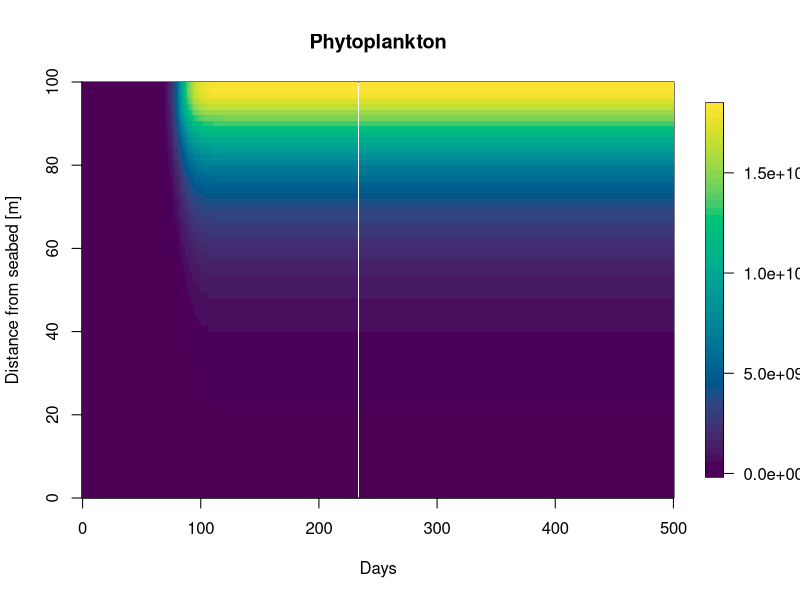
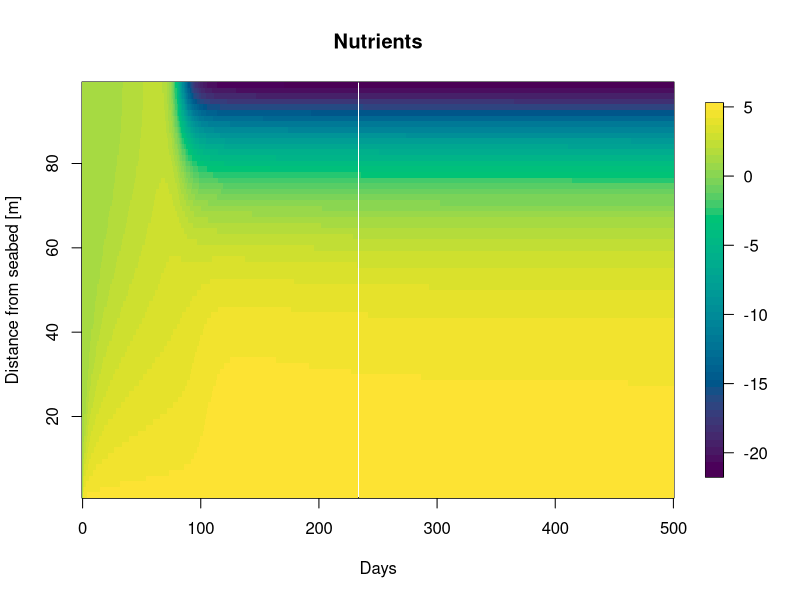
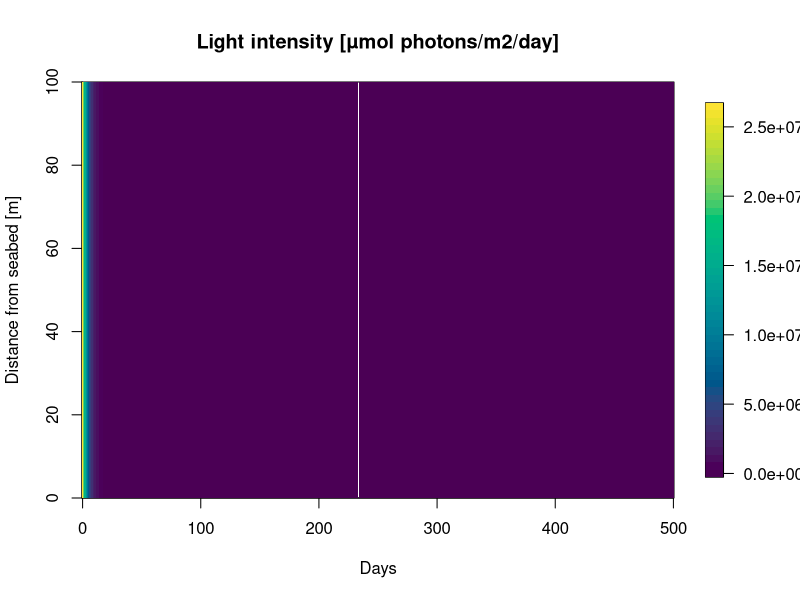
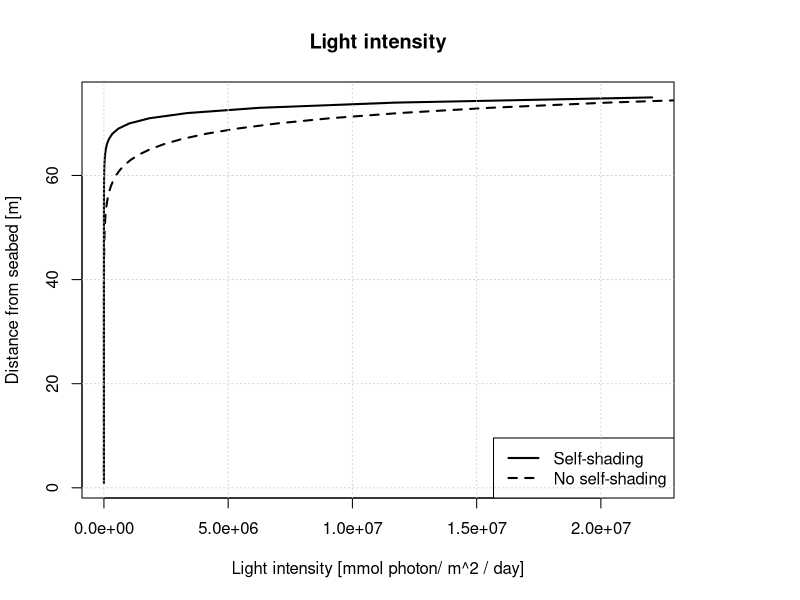
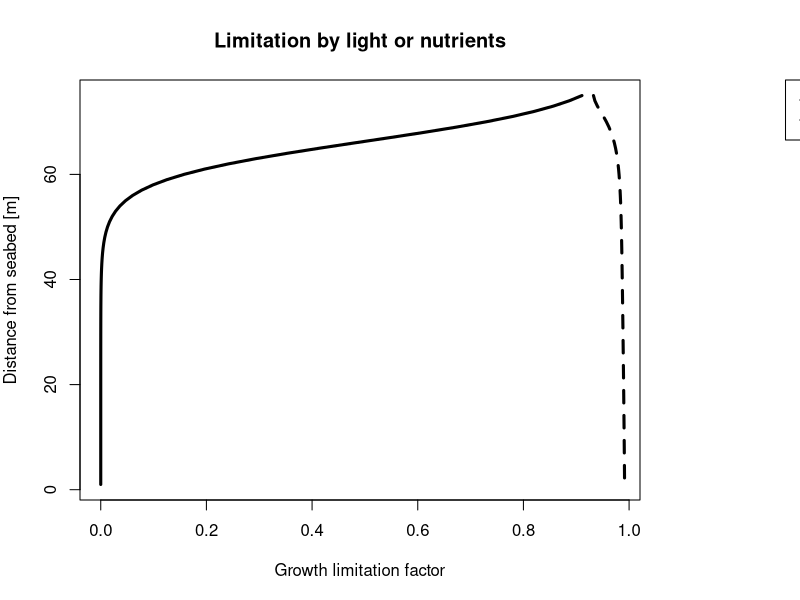
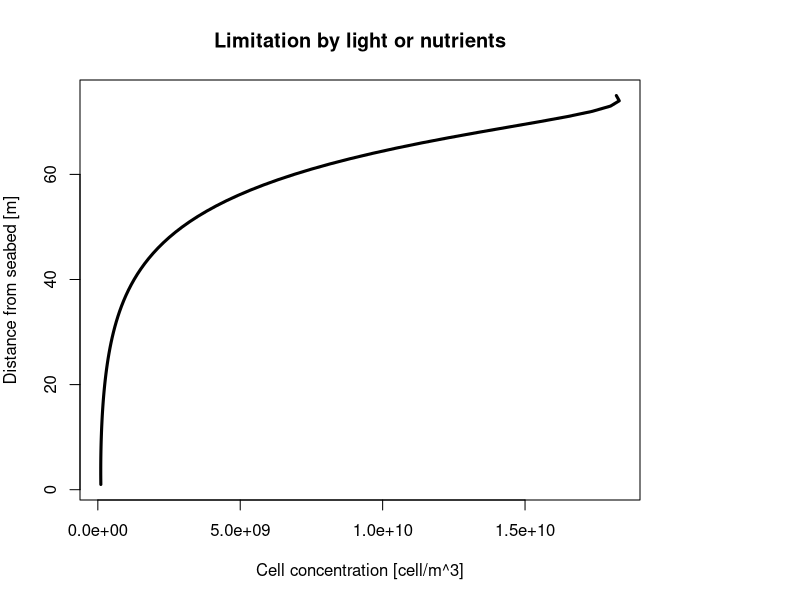

These charts were generated, in order, by the following R code:
#' ---
#' title: Nutrient in the water column
#' author: Léa Krejci
#' date: 12 February 2024
#' ---

#### Packages ####
library(deSolve)
library(fields)

##### Parameters ####
# D <- 5 #[m^2/day]
# Iin <- 350 * 60 * 60 * 24 #[µmol photons /m^2 /day]
# kw <- 0.2 #[/m]
# kp <- 15e-7 #[m^2 / cell]
# m <- 0.01 * 24 #[/day]
# u <- 0.96 #[/day]
# depth <- 100 #[m]
# deltaZ <- 2.5 #[m]
# param.n <- depth/deltaZ
# gmax <- 0.04 * 24
# H.L <- 30 * 60 * 60 *24 # [µmol photons / m^2 / day]
# H.N <- 0.0425 # [mmol nutrient / m^3]
# Nb <- 5 # [mmol nutrient / m^3]
# yield <- 1e-9 # [mmol nutrient / cell]

# leonor's parameters
# n <- 100
# d <- 100
# param.deltaZ <- d/n
# t <- 100
# param.u <- 0.04
# param.D <- 5
# z <- c()
# param.kw <- 0.2
# param.kp <- 15*10^(-7)
# param.Iin <- 350
# param.HI <- 30
# param.gmax <-0.04
# param.m <- 0.01
# param.HN <- 0.0425
# param.Nb <- 47.5
# param.yield <- 10^(-9)


# these parameters work
n <- 75
d <- 100 #[m]
param.deltaZ <- d/n #[m]
t <- 300
param.u <- 0.042 * 24 #[/day]
param.D <- 43.2 #[m^2/day]
z <- c()
param.kw <- 0.2 #[/m]
param.kp <- 15e-12 #[m^2 / cell]
param.Iin <- 350 * 60 * 60 * 24 #[µmol photons /m^2 /day]
param.HI <- 30 * 60 * 60 *24 # [µmol photons / m^2 / day]
param.gmax <- 0.04 * 24
param.m <- 0.01 * 24 #[/day]
param.HN <- 0.0425 # [mmol nutrient / m^3]
param.Nb <- 5 # [mmol nutrient / m^3]
param.yield <- 1e-9 # [mmol nutrient / cell]

params <- list(param.D = param.D , param.Iin = param.Iin, param.kw = 0.2, param.kp = param.kp,
               param.m = param.m, param.u = param.u, d = d, param.deltaZ = param.deltaZ, n = n,
               param.gmax = param.gmax, param.HI = param.HI, param.HN = param.HN)

no.shading <- list(param.D = param.D , param.Iin = param.Iin, param.kw = 0.2, param.kp = 0,
                   param.m = param.m, param.u = param.u, d = d, param.deltaZ = param.deltaZ, n = n,
                   param.gmax = param.gmax, param.HI = param.HI, param.HN = param.HN)


##### Set up grid ####
z = seq(param.deltaZ/2, by = param.deltaZ, to = d)

##### Initial conditions #####
phi <- rep(10,n) # set up phi0
#phi[10] <- 1000

N <- rep(1,n) # set up N0

P <- phi[1]

Y.init <- c(phi,N)

# set up light intensity
#leonor
lightloss = function (P, param){
  integral = cumsum((param.kw + param.kp*P)*param.deltaZ) - 0.5*param.deltaZ*(param.kw + param.kp*P)
  I <- param.Iin*exp(- integral)
  
  return(I)
}

lightloss(P, params)

# calculate growth rate
# growth.lim <- function(P, params){
#   I = lightloss(P, params)
#   growth.L <- I / (param.HI + I)
#   growth.N <- N / (param.HN + N)
#   return(rbind(growth.L, growth.N))
# }

growth.lim.L <- function(P, params){
  growth.L <- lightloss(P, params) / (param.HI + lightloss(P, params))
  return(growth.L)
}

growth.lim.N <- function(N, params){
  growth.N <- N / (param.HN + N)
  return(growth.N)
}
growth <- function(P, params){
  I = lightloss(P, params)
  growth <- param.gmax * pmin(growth.lim.L(P,params), growth.lim.N(P, params)) - param.m
  return(growth)
}

##### Derivative function #####
# leonor
derivative = function(t, Y, params) {
  
  phi <- Y[1:n]
  N <- Y[(n+1):(2*n)]
  
  Ja <- rep(0, n+1)
  Jd <- rep(0, n+1)
  JN <- rep(0,n+1)
  
  for(i in 2:n){
    Ja[i] <- param.u*phi[i-1]
    Jd[i] <- -param.D*(phi[i]-phi[i-1])/param.deltaZ
    JN[i] <- -param.D*(N[i]-N[i-1])/param.deltaZ 
  }
  
  #Boundary conditions  
  Ja[1] <- 0
  Ja[n+1] <- 0
  Jd[1] <- 0
  Jd[n+1] <- 0
  JN[n+1] <- -param.D*(param.Nb-N[n])/param.deltaZ
  JN[1] <- 0
  
  J <- Ja + Jd 
  
  dphi_dt <- seq (1,n,1)
  dN_dt <- seq (1,n,1)
  
  g <- growth(phi, params)
  
  for (i in 1:n){
    dphi_dt[i] <- g[i]*phi[i] - (J[i+1]- J[i])/param.deltaZ
    dN_dt[i] <- -param.yield*g[i]*phi[i] - (JN[i+1]- JN[i])/param.deltaZ
  }
  
  return( list(c(dphi_dt, dN_dt)) )
}

times <- seq(0,500,1)  

derivative.out <- ode(Y.init, times, derivative, parms = params)

phi.out <- derivative.out[,2:(n+1)]
N.out <- derivative.out[,(n+2):(2*n+1)]

# plots 
image.plot(x = times, y = z, phi.out[,ncol(phi.out):1],
           ylab = "Distance from seabed [m]", xlab = "Days", col = hcl.colors(50, "viridis"),
           main = "Phytoplankton")
#
image.plot(x = times, y = z, N.out[,ncol(N.out):2],
           ylab = "Distance from seabed [m]", xlab = "Days", col = hcl.colors(50, "viridis"),
           main = "Nutrients")

# plot light as a function of depth
light <- sapply(seq_len(ncol(phi.out)), function(i) lightloss(phi.out[, i], param))

image.plot(x = times, y = z, light[,ncol(light):1],
           ylab = "Distance from seabed [m]", xlab = "Days", col = hcl.colors(50, "viridis"),
           main = "Light intensity [µmol photons/m2/day]")

plot(x = lightloss(phi.out[nrow(phi.out),], params), y = n:1, type = "l", main = "Light intensity",
     ylab = "Distance from seabed [m]", xlab = "Light intensity [mmol photon/ m^2 / day]",
     pch = 3, lwd = 2)
param.kp <- 0
lines(x = lightloss(phi.out[nrow(phi.out),],no.shading), y = n:1, type = "l", lty = 2, lwd = 2)
legend("bottomright", legend = c("Self-shading", "No self-shading"), lty = c(1,2), lwd = 2)
param.kp <- 15e-12 #[m^2 / cell]
grid()

# plot light and nutrient limitation as a function of depth
# growth.lim.L <- lightloss(phi.out[nrow(phi.out),]) / (param.HI + lightloss(phi.out[nrow(phi.out),]))
# growth.lim.N <- N.out[nrow(N.out),] / (param.HN + nrow(N.out))


par(mar=c(5, 4, 4, 8), xpd=TRUE) # adds space next to the plot so we can put a legend there
plot(x = growth.lim.L(phi.out,params)[1:n], y = n:1, type = "l", xlim = c(0, max(growth.lim.N(N.out, params)[1:n])),
     main = "Limitation by light or nutrients", ylab = "Distance from seabed [m]",
     xlab = "Growth limitation factor", lwd = 3)
lines(x = growth.lim.N(N.out[n,], params), y = n:1, type = "l", lwd = 3, lty = 2)
legend("topright", inset=c(-0.5, 0), legend = c("Light", "Nutrients"), lty = c(1,2), lwd = 2)

plot(x = phi.out[nrow(phi.out),], y = n:1, type = "l",
     main = "Limitation by light or nutrients", ylab = "Distance from seabed [m]",
     xlab = "Cell concentration [cell/m^3]", lwd = 3)

# alternative approach
# light <- lightloss(phi.out[,1])
# for (i in 2:ncol(phi.out)){
#   new_light <- lightloss(phi.out[,i])
#   light <- cbind(light, new_light)
# }
